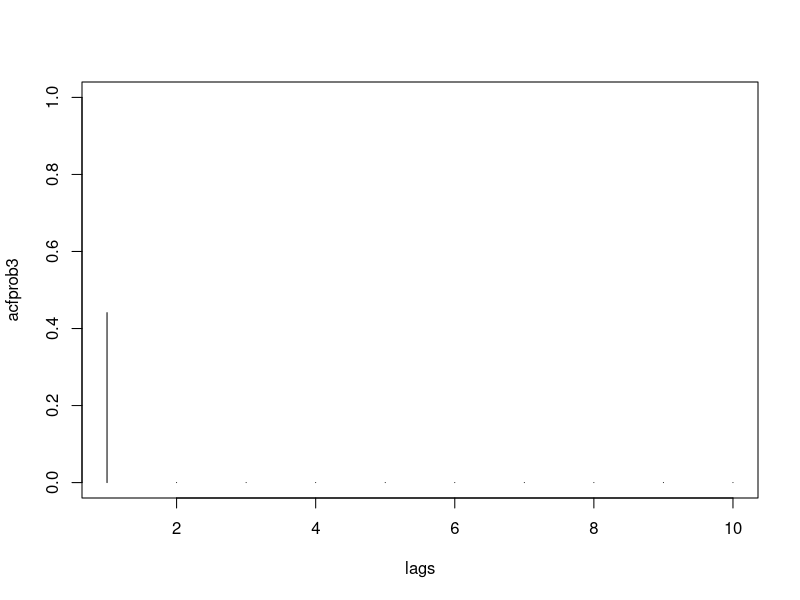
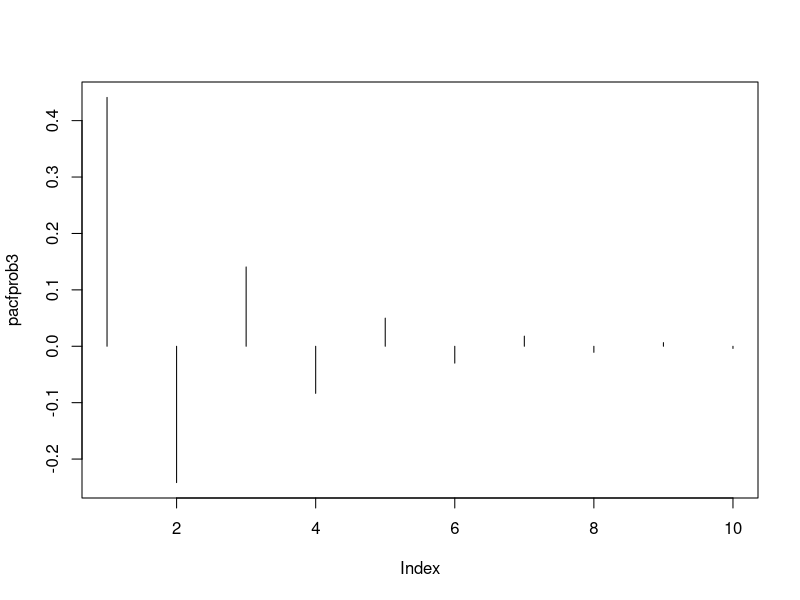
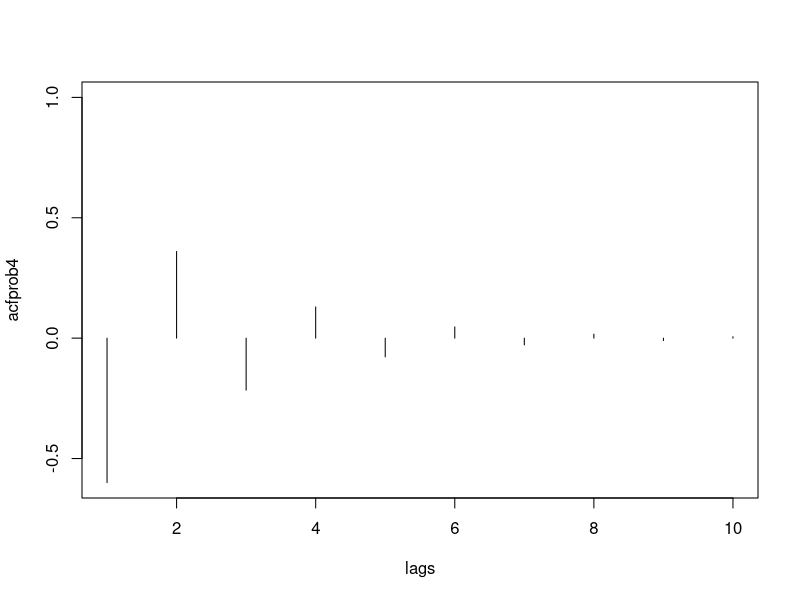
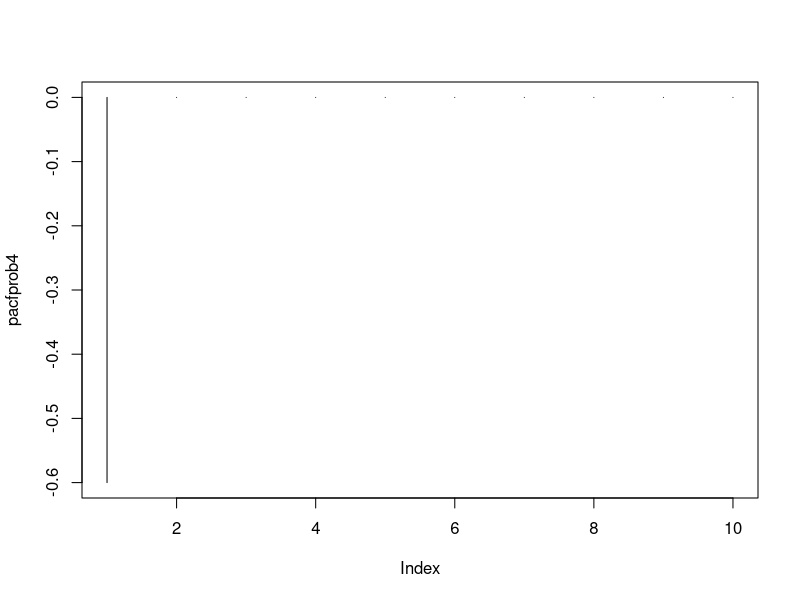

Write the R code that produced these figures, in order.
# Question 1
acfprob3=ARMAacf(ma=c(.6), lag.max=10)
plot(seq(0,10), acfprob3, xlim=c(1,10), xlab="lags", type="h")

pacfprob3 = ARMAacf(ma=c(.6), lag.max=10, pacf=TRUE)
plot(pacfprob3, type="h")

# Question 2
acfprob4=ARMAacf(ar=c(-.6), lag.max=10)
lags=0:10 #creates a variable named lags that ranges from 0 to 10.
plot(lags, acfprob4, xlim=c(1,10), type="h")

pacfprob4 = ARMAacf(ar=c(-.6), lag.max=10, pacf=TRUE)
plot(pacfprob4, type="h")
